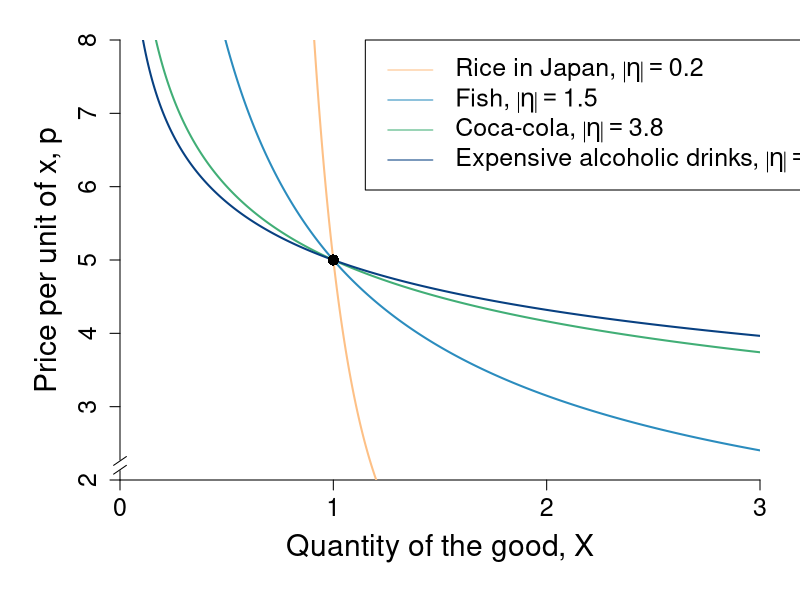

Reproduce this figure in R.
require(shape)
require(plotrix)
require(ggplot2)
pdf(file = "indmarketdemand/elasticity_fig.pdf", width = 9, height = 7)

#Set parameters for graphics
pointsize <- 1.8
axislabelsize <- 1.8
labelsize <- 1.5
namesize <- 1.8
annotatesize <- 1.5
graphlinewidth <- 2
segmentlinewidth <- 1.5

COL <- c("#7fc97f", "#beaed4", "#fdc086", "#ffff99", "#386cb0", "#f0027f", "#bf5b17", "#666666")
COLA <- c("#99d8c9","#66c2a4","#41ae76", "#238b45", "#005824")
COLB <- c("#4eb3d3", "#2b8cbe", "#0868ac","#084081")

par(mar =  c(6, 6, 2, 2))
xlims <- c(0, 3)
ylims <- c(2, 8)
xlims2 <- c(10, 0)
ylims2 <- c(15, 0)

elasticity1 <- function(x, A = 5, b = 1) {
  A*x^(1/b)
}

plot(0, 0, xlim = xlims, ylim = ylims, type = "n",
     xlab = "Quantity of the good, X",
     ylab = "Price per unit of x, p", 
     xaxt = "n", 
     yaxt = "n", 
     cex.lab = axislabelsize, 
     bty = "n",
     xaxs="i", 
     yaxs="i")

ticksy <- seq(from = 0, to = 15, by = 1)
ylabels <- seq(from = 0, to = 15, by = 1)
ticksx <- seq(from = 0, to = 10, by = 1)
xlabels <- seq(from = 0, to = 10, by = 1)
axis(1, at = ticksx, pos = 2, labels = xlabels, cex.axis = labelsize)
axis(2, at = ticksy, pos = 0, labels = ylabels, las = 0, cex.axis = labelsize)

axis.break(axis = 2, breakpos = 2.2, pos = 0,
           bgcol = "white", breakcol = "black",
           style = "slash", brw = 0.02)

npts <- 500 
npts2 <- 501

#Specify the sequences of points for graphing. 
xx1 <- seq(xlims[1], xlims[2], length.out = npts)
yy1 <- elasticity1(xx1, A = 5, b = -0.2)
xx2 <- seq(xlims[1], xlims[2], length.out = npts)
yy2 <- elasticity1(xx2, A = 5, b = -1.5)
xx3 <- seq(xlims[1], xlims[2], length.out = npts)
yy3 <- elasticity1(xx3, A = 5, b = -3.79)
xx4 <- seq(xlims[1], xlims[2], length.out = npts)
yy4 <- elasticity1(xx4, A = 5, b = -4.74)

lines(xx1,yy1, col = COL[3], lwd = graphlinewidth)
lines(xx2,yy2, col = COLB[2], lwd = graphlinewidth)
lines(xx3,yy3, col = COLA[3], lwd = graphlinewidth)
lines(xx4,yy4, col = COLB[4], lwd = graphlinewidth)

points(1, 5, pch = 16, col = "black", cex = 1.5)

legend(1.15, 8, 
       legend=c(expression(paste("Rice in Japan, ", abs(eta) == 0.2)), expression(paste("Fish, ", abs(eta) == 1.5)),expression(paste("Coca-cola, ", abs(eta) == 3.8)), expression(paste("Expensive alcoholic drinks, ", abs(eta) == 4.7))),
       col=c(COL[3], COLB[2],COLA[3],COLB[4]), 
       lty=1, cex=labelsize, xpd =TRUE)


dev.off()
